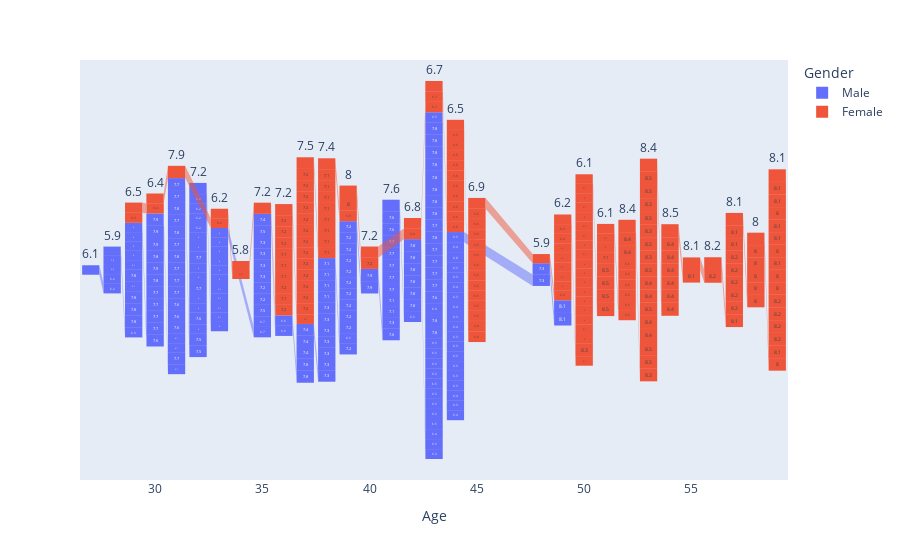

This figure's notebook cell:
### Code cell
fig4

### Figure 1 — Plotly figure (JSON) as saved in the notebook; plotly's stock layout.template omitted (floating-point values rounded to 4 significant figures; data arrays with more than 128 entries replaced by an {"elided": "..."} marker saying what was removed)
{"data": [{"hovertemplate": "Gender=Male<br>Age=%{x}<br>Sleep Duration=%{y}<extra></extra>", "legendgroup": "Male", "marker": {"color": "#636efa"}, "name": "Male", "orientation": "v", "showlegend": true, "type": "funnel", "x": {"elided": "189 int values"}, "xaxis": "x", "y": {"elided": "189 float values"}, "yaxis": "y"}, {"hovertemplate": "Gender=Female<br>Age=%{x}<br>Sleep Duration=%{y}<extra></extra>", "legendgroup": "Female", "marker": {"color": "#EF553B"}, "name": "Female", "orientation": "v", "showlegend": true, "type": "funnel", "x": {"elided": "185 int values"}, "xaxis": "x", "y": {"elided": "185 float values"}, "yaxis": "y"}], "layout": {"legend": {"title": {"text": "Gender"}, "tracegroupgap": 0}, "margin": {"t": 60}, "xaxis": {"anchor": "y", "domain": [0, 1], "title": {"text": "Age"}}, "yaxis": {"anchor": "x", "domain": [0, 1], "title": {"text": "Sleep Duration"}}}}
